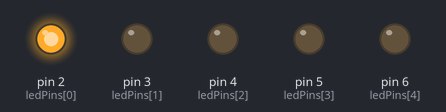
Bench run of a sketch on a simulated Arduino Uno, built with avr-gcc and run on an emulated ATmega328P. On the bench: output pins drawn as LEDs (lit = HIGH). Random numbers use the default seed unless the sketch sets one.

Above: at 0.1 s.
At 3.6 s:
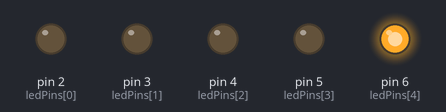
At 11.6 s:
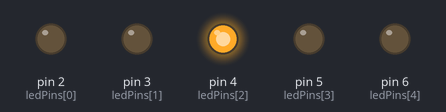
At 22.6 s:
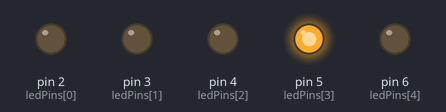
At 32.1 s:
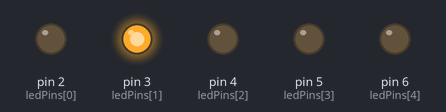
At 37.6 s:
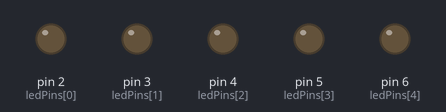
Timing chart, 0 to 40.0 s (numbered marks = the images above):
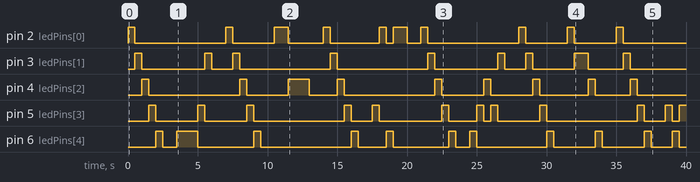

The sketch:

led.ino
```cpp
// 아두이노 LED 5개 순차적 점등 및 랜덤 점등 실습

#define LED_COUNT 5
int ledPins[LED_COUNT] = {2, 3, 4, 5, 6};

void setup() {
    for (int i = 0; i < LED_COUNT; i++) {
        pinMode(ledPins[i], OUTPUT);
    }
    randomSeed(analogRead(0)); // 랜덤 시드 초기화
}

// 실습1: LED 5개를 일정 시간 간격으로 순차적으로 점등
void sequentialLighting(int delayTime) {
    for (int i = 0; i < LED_COUNT; i++) {
        digitalWrite(ledPins[i], HIGH);
        delay(delayTime);
        digitalWrite(ledPins[i], LOW);
    }
}

// 실습2: LED 5개를 랜덤하게 점등
void randomLighting(int delayTime) {
    int randomLED = random(0, LED_COUNT);
    digitalWrite(ledPins[randomLED], HIGH);
    delay(delayTime);
    digitalWrite(ledPins[randomLED], LOW);
}

void loop() {
    sequentialLighting(500); // 0.5초 간격으로 순차 점등
    delay(1000); // 1초 대기

    for (int i = 0; i < 5; i++) {
        randomLighting(500); // 랜덤 LED 점등 (5회 실행)
    }
    delay(1000); // 1초 대기
}
```

Measured:
- by itself, pin 2 (ledPins[0]): LOW → HIGH at 0.00 s, → LOW 0.50 s later, → HIGH 6.5 s later, → LOW 0.50 s later, … (20 changes in this stretch)
- by itself, pin 3 (ledPins[1]): LOW → HIGH at 0.50 s, → LOW 0.50 s later, → HIGH 4.5 s later, → LOW 0.50 s later, … (18 changes in this stretch)
- by itself, pin 4 (ledPins[2]): LOW → HIGH at 1.0 s, → LOW 0.50 s later, → HIGH 6.5 s later, → LOW 0.50 s later, … (18 changes in this stretch)
- by itself, pin 5 (ledPins[3]): LOW → HIGH at 1.5 s, → LOW 0.50 s later, → HIGH 3.0 s later, → LOW 0.50 s later, … (23 changes in this stretch)
- by itself, pin 6 (ledPins[4]): LOW → HIGH at 2.0 s, → LOW 0.50 s later, → HIGH 1.0 s later, → LOW 1.5 s later, … (22 changes in this stretch)
